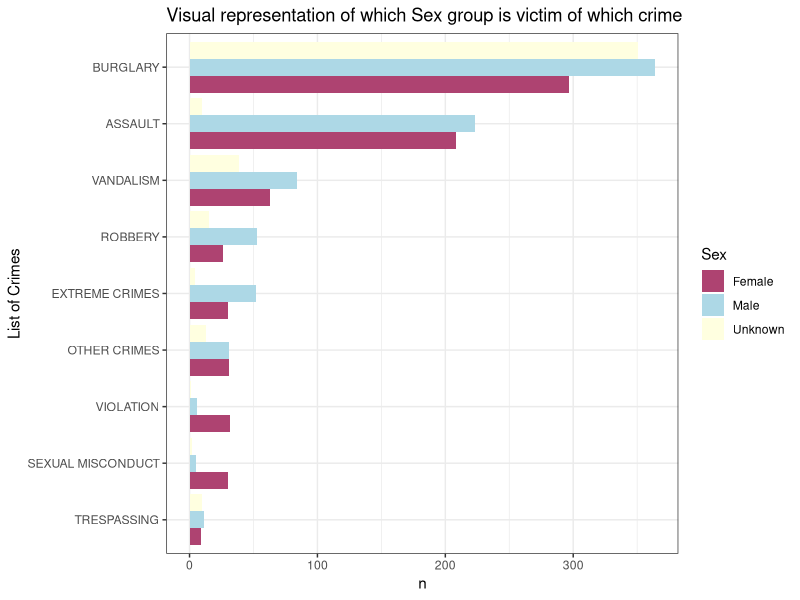
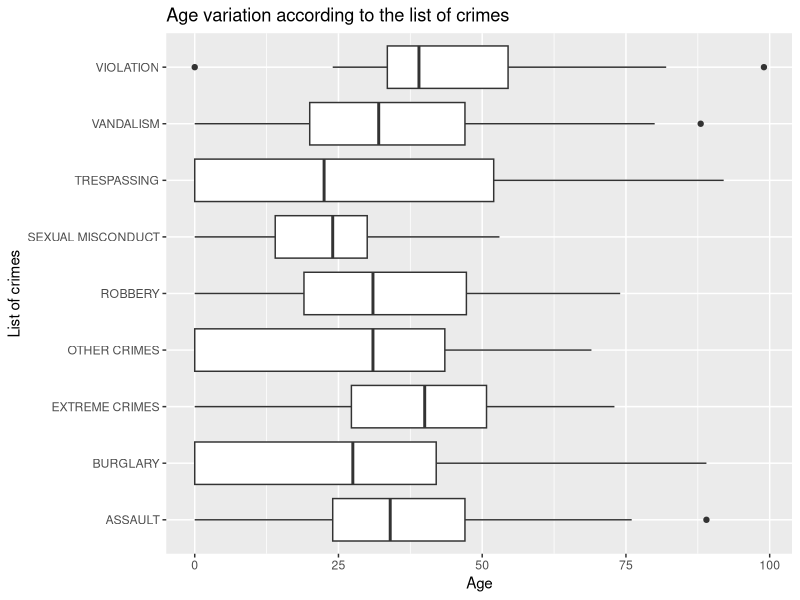

Source code (R) for these figures, in order:
## ---- chunk 1
library(tidyverse)
## ---- chunk 2
data<-read.csv("Subset_data.csv")
## ---- chunk 3
for(i in 1:length(data$Crm.Cd.Desc)){
if(str_detect(data$Crm.Cd.Desc[i],"ASSAULT")==TRUE & 
   str_detect(data$Crm.Cd.Desc[i],"SEXUAL")!=TRUE){
  data$crime[i]<-"ASSAULT"
} else if(str_detect(data$Crm.Cd.Desc[i],"VIOLATION")==TRUE){
  data$crime[i]<-"VIOLATION"
}  else if(str_detect(data$Crm.Cd.Desc[i],"BURGLARY")==TRUE|
           str_detect(data$Crm.Cd.Desc[i],"STOLEN")==TRUE|
            str_detect(data$Crm.Cd.Desc[i],"THEFT")==TRUE){
  data$crime[i]<-"BURGLARY"
} else if(str_detect(data$Crm.Cd.Desc[i],"SEX")==TRUE|str_detect(data$Crm.Cd.Desc[i],"RAPE")==TRUE){
  data$crime[i]<-"SEXUAL MISCONDUCT"
} else if(str_detect(data$Crm.Cd.Desc[i],"VANDALISM")==TRUE){
  data$crime[i]<-"VANDALISM"
} else if(str_detect(data$Crm.Cd.Desc[i],"CRIMINAL")==TRUE|
          str_detect(data$Crm.Cd.Desc[i],"WEAPON")==TRUE|
          str_detect(data$Crm.Cd.Desc[i],"SHOTS")==TRUE|
          str_detect(data$Crm.Cd.Desc[i],"THREAT")==TRUE|
          str_detect(data$Crm.Cd.Desc[i],"KIDNAP")==TRUE){
  data$crime[i]<-"EXTREME CRIMES"
} else if(str_detect(data$Crm.Cd.Desc[i],"ROBBERY")==TRUE){
  data$crime[i]<-"ROBBERY"
} else if(str_detect(data$Crm.Cd.Desc[i],"TRESPASSING")==TRUE){
  data$crime[i]<-"TRESPASSING"
}else data$crime[i]<-"OTHER CRIMES"
}

data$Sex<-ifelse(data$Vict.Sex=="M","Male",ifelse(data$Vict.Sex=="F","Female","Unknown"))
## ---- chunk 4
data %>%
  group_by(crime,Sex) %>% 
  count() %>% 
  ungroup() %>% 
      ggplot()+
        aes(x=reorder(crime,n),y=n,fill=Sex)+
        geom_col(position = "dodge")+
        coord_flip()+
          scale_fill_manual(values = c("#AE4371", "lightblue", "lightyellow"))+
          labs(x="List of Crimes",title="Visual representation of which Sex group is victim of which crime")+
          theme_bw()
## ---- chunk 5
knitr::kable(data %>% 
  filter(crime=="BURGLARY") %>% 
  count(Premis.Desc) %>% 
  mutate(prop=prop.table(n)) %>% 
  filter(prop>0.030) %>% 
  select(Premis.Desc) %>% 
    rename("Premis of Burglary"="Premis.Desc"))
## ---- chunk 6
knitr::kable(data %>% 
  filter(crime=="ASSAULT") %>% 
  count(Premis.Desc) %>% 
  mutate(prop=prop.table(n)) %>% 
  filter(prop>=0.03) %>% 
  select(Premis.Desc) %>% 
    rename("Premis of Assault"="Premis.Desc"))
## ---- chunk 7
knitr::kable(data %>% 
  filter(crime=="SEXUAL MISCONDUCT") %>% 
  count(Premis.Desc) %>% 
  mutate(prop=prop.table(n)) %>% 
  filter(prop>=0.03) %>% 
  select(Premis.Desc) %>% 
    rename("Premis of Sexual Misconduct"="Premis.Desc"))
## ---- chunk 8
knitr::kable(data %>% 
  filter(crime=="CWSTK") %>% 
  count(Premis.Desc) %>% 
  mutate(prop=prop.table(n)) %>% 
  filter(prop>=0.03) %>% 
  select(Premis.Desc) %>% 
    rename("Premis of CWSTK"="Premis.Desc"))
## ---- chunk 9
ggplot(data=data)+
  aes(x=crime,y=Vict.Age)+
  geom_boxplot()+
  labs(x="List of crimes",
        y="Age",title ="Age variation according to the list of crimes")+
  coord_flip()
